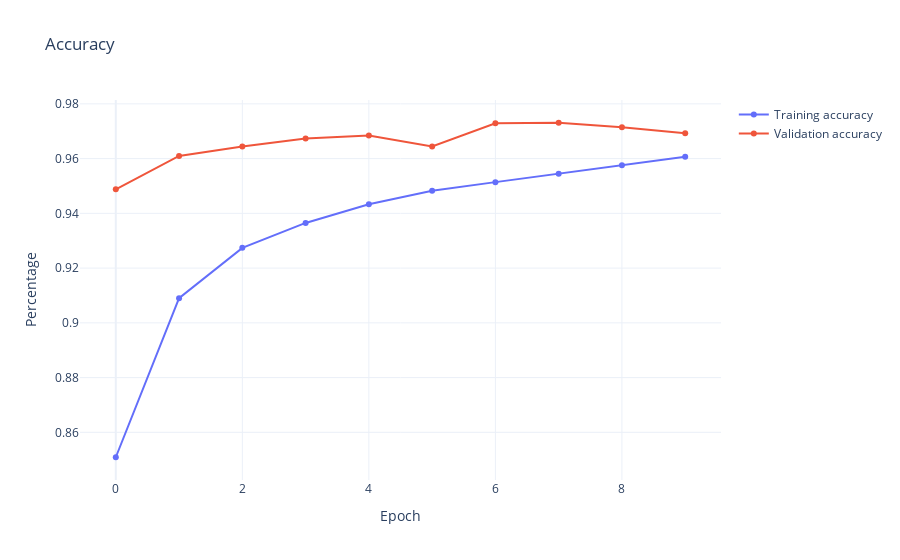

The code cell stored with this chart in its notebook:
### Code cell
import plotly.graph_objects as go

fig = go.Figure()

fig.add_trace(go.Scatter(x=history.epoch,
                         y=history.history['accuracy'],
                         mode='lines+markers',
                         name='Training accuracy'))
fig.add_trace(go.Scatter(x=history.epoch,
                         y=history.history['val_accuracy'],
                         mode='lines+markers',
                         name='Validation accuracy'))
fig.update_layout(title='Accuracy',
                  xaxis=dict(title='Epoch'),
                  yaxis=dict(title='Percentage'))
fig.show()

### Figure 1 — Plotly figure (JSON) as saved in the notebook; plotly's stock layout.template omitted (floating-point values rounded to 4 significant figures)
{"data": [{"mode": "lines+markers", "name": "Training accuracy", "type": "scatter", "x": [0, 1, 2, 3, 4, 5, 6, 7, 8, 9], "y": [0.8509, 0.909, 0.9274, 0.9365, 0.9433, 0.9483, 0.9514, 0.9545, 0.9576, 0.9607]}, {"mode": "lines+markers", "name": "Validation accuracy", "type": "scatter", "x": [0, 1, 2, 3, 4, 5, 6, 7, 8, 9], "y": [0.9488, 0.961, 0.9644, 0.9674, 0.9685, 0.9644, 0.9729, 0.9731, 0.9714, 0.9693]}], "layout": {"title": {"text": "Accuracy"}, "xaxis": {"title": {"text": "Epoch"}}, "yaxis": {"title": {"text": "Percentage"}}}}
